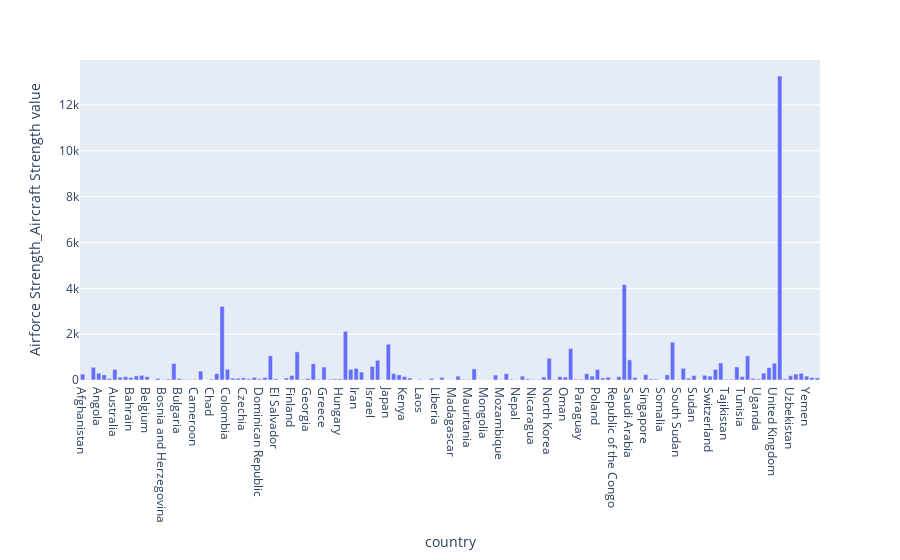

Notebook cell for this chart:
### Code cell
fig = px.bar(value_df,x= "country" , y = value_df["Airforce Strength_Aircraft Strength value"])
fig.show()

### Figure 1 — Plotly figure (JSON) as saved in the notebook; plotly's stock layout.template omitted (floating-point values rounded to 4 significant figures; data arrays with more than 128 entries replaced by an {"elided": "..."} marker saying what was removed)
{"data": [{"alignmentgroup": "True", "hovertemplate": "country=%{x}<br>Airforce Strength_Aircraft Strength value=%{y}<extra></extra>", "legendgroup": "", "marker": {"color": "#636efa", "pattern": {"shape": ""}}, "name": "", "offsetgroup": "", "orientation": "v", "showlegend": false, "textposition": "auto", "type": "bar", "x": {"elided": "138 str values"}, "xaxis": "x", "y": {"elided": "138 int values"}, "yaxis": "y"}], "layout": {"autosize": true, "barmode": "relative", "legend": {"tracegroupgap": 0}, "margin": {"t": 60}, "xaxis": {"anchor": "y", "autorange": true, "domain": [0, 1], "range": [-0.5, 137.5], "title": {"text": "country"}, "type": "category"}, "yaxis": {"anchor": "x", "autorange": true, "domain": [0, 1], "range": [0, 13960.0], "title": {"text": "Airforce Strength_Aircraft Strength value"}, "type": "linear"}}}
